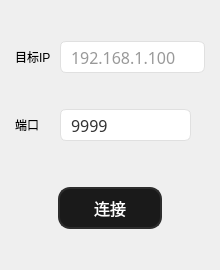
<?xml version="1.0" encoding="UTF-8"?>
<ui version="4.0">
 <class>tcpclientWidget</class>
 <widget class="QWidget" name="tcpclientWidget">
  <property name="geometry">
   <rect>
    <x>0</x>
    <y>0</y>
    <width>220</width>
    <height>270</height>
   </rect>
  </property>
  <property name="windowTitle">
   <string>Form</string>
  </property>
  <layout class="QVBoxLayout" name="verticalLayout" stretch="2,2,3">
   <property name="spacing">
    <number>0</number>
   </property>
   <property name="leftMargin">
    <number>5</number>
   </property>
   <property name="topMargin">
    <number>5</number>
   </property>
   <property name="rightMargin">
    <number>5</number>
   </property>
   <property name="bottomMargin">
    <number>5</number>
   </property>
   <item>
    <layout class="QHBoxLayout" name="horizontalLayout">
     <property name="leftMargin">
      <number>10</number>
     </property>
     <property name="rightMargin">
      <number>10</number>
     </property>
     <item>
      <widget class="QLabel" name="label">
       <property name="sizePolicy">
        <sizepolicy hsizetype="Fixed" vsizetype="Preferred">
         <horstretch>0</horstretch>
         <verstretch>0</verstretch>
        </sizepolicy>
       </property>
       <property name="minimumSize">
        <size>
         <width>45</width>
         <height>0</height>
        </size>
       </property>
       <property name="text">
        <string>目标IP</string>
       </property>
       <property name="alignment">
        <set>Qt::AlignLeading|Qt::AlignLeft|Qt::AlignVCenter</set>
       </property>
      </widget>
     </item>
     <item>
      <widget class="QLineEdit" name="ipEdit">
       <property name="sizePolicy">
        <sizepolicy hsizetype="Expanding" vsizetype="Fixed">
         <horstretch>0</horstretch>
         <verstretch>0</verstretch>
        </sizepolicy>
       </property>
       <property name="maximumSize">
        <size>
         <width>16777215</width>
         <height>32</height>
        </size>
       </property>
       <property name="font">
        <font>
         <family>微软雅黑</family>
         <pointsize>-1</pointsize>
        </font>
       </property>
       <property name="styleSheet">
        <string notr="true">QLineEdit {
    background-color: #ffffff;
    border: 1px solid #e0e0e0;
    border-radius: 6px;
    padding: 6px 8px;
    font-size: 16px;
    color: #333333;
}
QLineEdit:focus {
    border: 1px solid #40a9ff;
    outline: none;
}</string>
       </property>
       <property name="placeholderText">
        <string>192.168.1.100</string>
       </property>
      </widget>
     </item>
    </layout>
   </item>
   <item>
    <layout class="QHBoxLayout" name="horizontalLayout_2">
     <property name="leftMargin">
      <number>10</number>
     </property>
     <property name="rightMargin">
      <number>10</number>
     </property>
     <item>
      <widget class="QLabel" name="label_2">
       <property name="sizePolicy">
        <sizepolicy hsizetype="Fixed" vsizetype="Preferred">
         <horstretch>0</horstretch>
         <verstretch>0</verstretch>
        </sizepolicy>
       </property>
       <property name="minimumSize">
        <size>
         <width>45</width>
         <height>0</height>
        </size>
       </property>
       <property name="text">
        <string>端口</string>
       </property>
       <property name="alignment">
        <set>Qt::AlignLeading|Qt::AlignLeft|Qt::AlignVCenter</set>
       </property>
      </widget>
     </item>
     <item>
      <widget class="QLineEdit" name="portEdit">
       <property name="sizePolicy">
        <sizepolicy hsizetype="Expanding" vsizetype="Fixed">
         <horstretch>0</horstretch>
         <verstretch>0</verstretch>
        </sizepolicy>
       </property>
       <property name="maximumSize">
        <size>
         <width>16777215</width>
         <height>32</height>
        </size>
       </property>
       <property name="font">
        <font>
         <family>微软雅黑</family>
         <pointsize>-1</pointsize>
        </font>
       </property>
       <property name="styleSheet">
        <string notr="true">QLineEdit {
    background-color: #ffffff;
    border: 1px solid #e0e0e0;
    border-radius: 6px;
    padding: 6px 8px;
    font-size: 16px;
    color: #333333;
}
QLineEdit:focus {
    border: 1px solid #40a9ff;
    outline: none;
}</string>
       </property>
       <property name="text">
        <string>9999</string>
       </property>
       <property name="placeholderText">
        <string>9999</string>
       </property>
      </widget>
     </item>
     <item>
      <spacer name="horizontalSpacer">
       <property name="orientation">
        <enum>Qt::Horizontal</enum>
       </property>
       <property name="sizeHint" stdset="0">
        <size>
         <width>40</width>
         <height>20</height>
        </size>
       </property>
      </spacer>
     </item>
    </layout>
   </item>
   <item>
    <layout class="QVBoxLayout" name="verticalLayout_2">
     <item>
      <layout class="QHBoxLayout" name="horizontalLayout_3">
       <property name="topMargin">
        <number>10</number>
       </property>
       <item>
        <spacer name="horizontalSpacer_2">
         <property name="orientation">
          <enum>Qt::Horizontal</enum>
         </property>
         <property name="sizeHint" stdset="0">
          <size>
           <width>40</width>
           <height>20</height>
          </size>
         </property>
        </spacer>
       </item>
       <item>
        <widget class="QPushButton" name="connectBtn">
         <property name="styleSheet">
          <string notr="true">QPushButton {
    background-color: #1a1a1a;
    border-radius: 12px;
    border: 2px solid #2d2d2d;
    font-family: &quot;Microsoft YaHei&quot;, sans-serif;
    font-size: 16px;
    color: #ffffff;
    padding: 5px 10px;
    min-width: 80px;
    min-height: 28px;
}
QPushButton:hover {
    background-color: #2a2a2a;
    border-color: #3d3d3d;
}
QPushButton:pressed {
    background-color: #0a0a0a;
}
QPushButton:disabled {
    background-color: #2c2c2c;
    color: #666666;
}
QPushButton[connected=&quot;true&quot;] {
    background-color: #ff0000;
    border: 2px solid #ffffff;
    color: #ffffff;
}
QPushButton[connected=&quot;true&quot;]:hover {
    background-color: #ff3333;
}
QPushButton[connected=&quot;true&quot;]:pressed {
    background-color: #cc0000;
}</string>
         </property>
         <property name="text">
          <string>连接</string>
         </property>
        </widget>
       </item>
       <item>
        <spacer name="horizontalSpacer_3">
         <property name="orientation">
          <enum>Qt::Horizontal</enum>
         </property>
         <property name="sizeHint" stdset="0">
          <size>
           <width>40</width>
           <height>20</height>
          </size>
         </property>
        </spacer>
       </item>
      </layout>
     </item>
    </layout>
   </item>
  </layout>
 </widget>
 <resources/>
 <connections/>
</ui>
